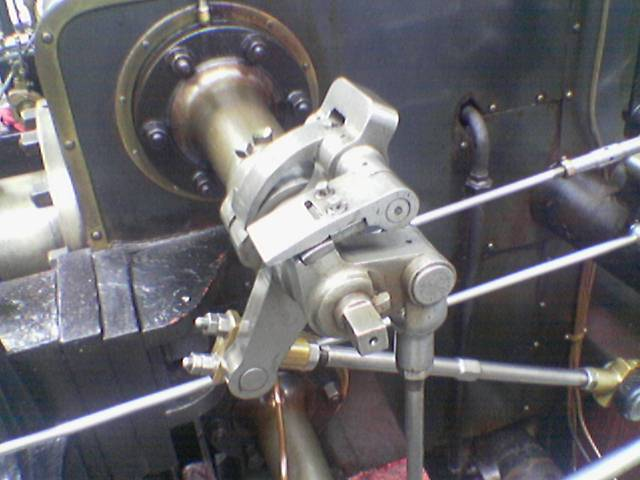
//> input picture 4nd Week Lab/gear.jpg, 640 x 480 px
$ ./Task   (built with g++ and OpenCV 4)
//> lines starting //> are read from the running program, lines starting //| are printed output that depends on the picture
#include <iostream>
#include "opencv2/core/core.hpp"
#include "opencv2/highgui/highgui.hpp"
#include "opencv2/imgproc/imgproc.hpp"

using namespace cv;
using namespace std;

double gaussian(float x, double sigma);
float distance(int x, int y, int i, int j);
void myBilateral(const Mat& src_img, Mat& dst_img, int diameter, double sig_r, double sig_s);
void bilateral(const Mat& src_img, Mat& dst_img, int c, int r, int diameter, double sig_r, double sig_s);

// [61 lines left out: functions medianfilter, myBilateral, bilateral, not called in this run]

double gaussian(float x, double sigma) {
	return exp(-(pow(x, 2)) / (2 * pow(sigma, 2))) / (2 * CV_PI * pow(sigma, 2));
}
float distance(int x, int y, int i, int j) {
	return float(sqrt(pow(x - i, 2) + pow(y - j, 2)));
}
void canny() {
	cout << "--- doCanny edge detection() ---\n" << endl;
	Mat srcimg = imread("gear.jpg", 1);
//> srcimg is the input picture: 480 rows x 640 cols, CV_8UC3; mean B, G, R 108.9, 104.8, 106.3
	if (!srcimg.data) printf("No image data \n");
	Mat dst_0, dst_4, dst_1, dst_2, dst_3, dst_5;
	Canny(srcimg, dst_0, 0, 100, 3, false);
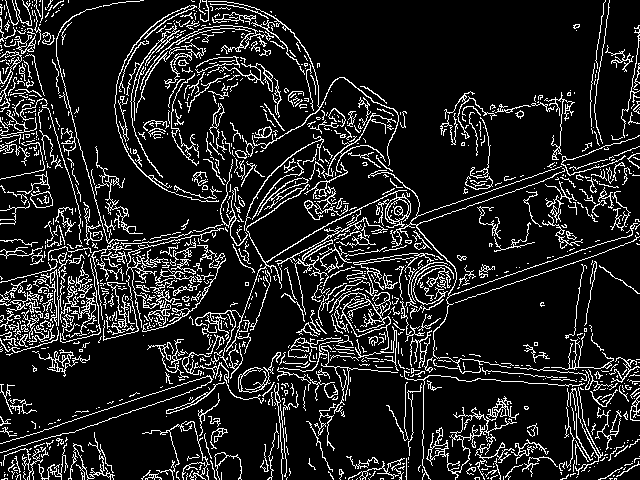
//> dst_0: 480 rows x 640 cols, CV_8UC1; 13.2% white in thin lines or dots
	Canny(srcimg, dst_1, 100, 100, 3, false);
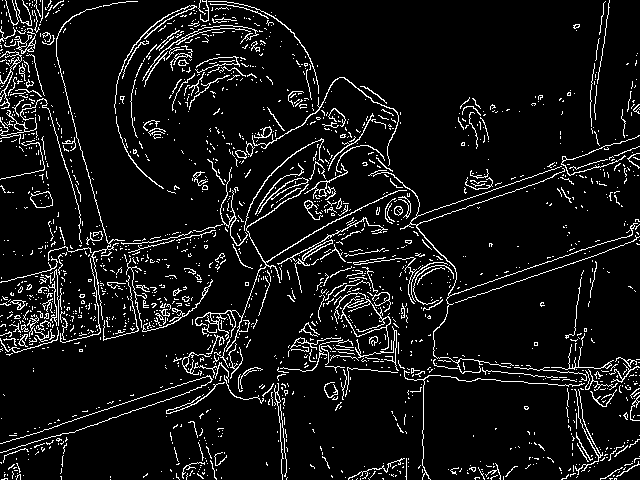
//> dst_1: 480 rows x 640 cols, CV_8UC1; 7.8% white in thin lines or dots
	Canny(srcimg, dst_2, 100, 200, 3, false);
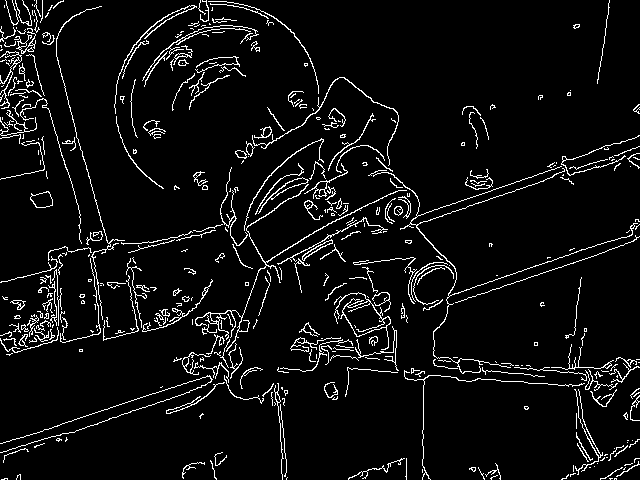
//> dst_2: 480 rows x 640 cols, CV_8UC1; 5.8% white in thin lines or dots
	Canny(srcimg, dst_3, 100, 127, 3, false);
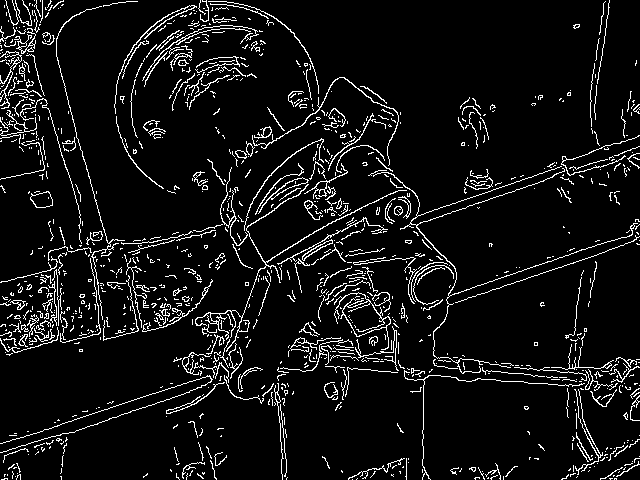
//> dst_3: 480 rows x 640 cols, CV_8UC1; 7.3% white in thin lines or dots
	Canny(srcimg, dst_5, 100, 127, 3, true);
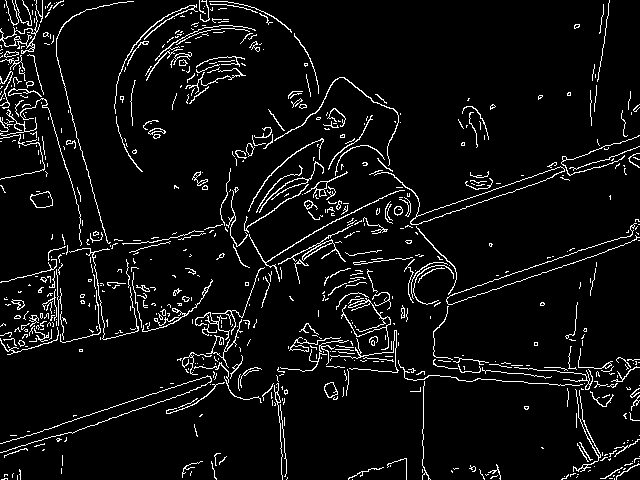
//> dst_5: 480 rows x 640 cols, CV_8UC1; 5.9% white in thin lines or dots
	Canny(srcimg, dst_4, 100, 127, 5, true);
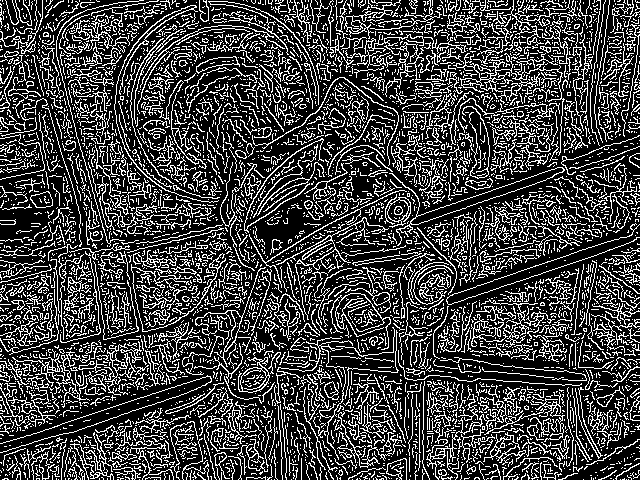
//> dst_4: 480 rows x 640 cols, CV_8UC1; 25.7% white in thin lines or dots
	imshow("Original", srcimg);
	imshow("Ex: 0", dst_0);
	imshow("Ex: 1", dst_1);
	imshow("Ex: 2", dst_2);
	imshow("Ex: 3", dst_3);
	imshow("Ex: 4", dst_4);
	imshow("Ex: 5", dst_5);
	waitKey(0);
	destroyAllWindows();
}
// [49 lines left out: functions doMedian, dobilateral, main, not called in this run]

// added to run one function of the file
int main() { canny(); }
